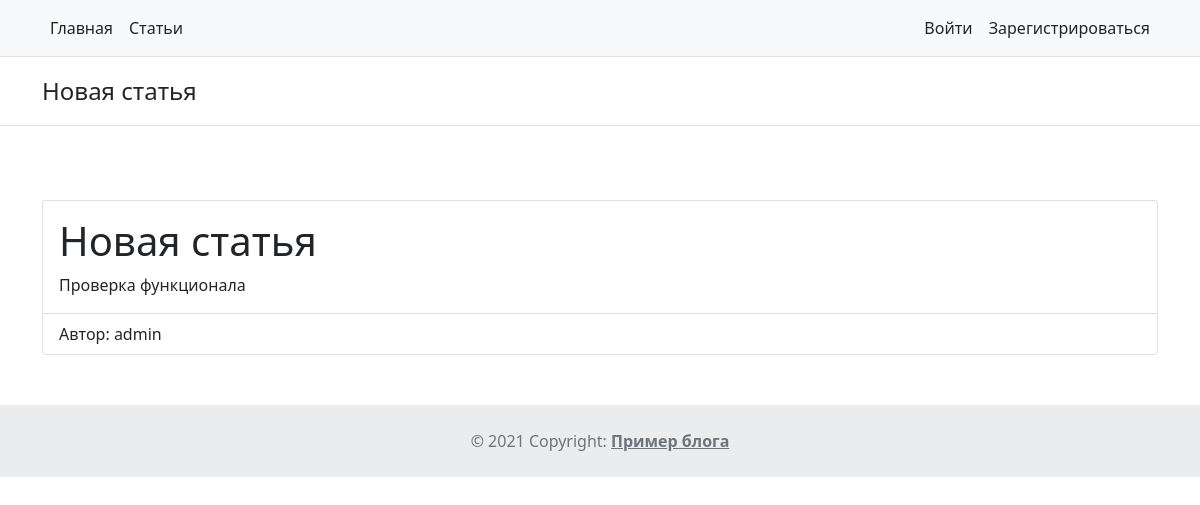
/articles/1/, run on the app's committed database.
### tables this page shows
CREATE TABLE `articles` (
  `id` int NOT NULL,
  `author_id` int NOT NULL,
  `name` varchar(255) NOT NULL,
  `text` text NOT NULL,
  `created_at` datetime NOT NULL DEFAULT CURRENT_TIMESTAMP
);

CREATE TABLE `users` (
  `id` int NOT NULL,
  `login` varchar(128) NOT NULL,
  `email` varchar(255) NOT NULL,
  `role` enum('admin','user') NOT NULL,
  `password_hash` varchar(255) NOT NULL,
  `auth_token` varchar(255) NOT NULL,
  `created_at` datetime NOT NULL DEFAULT CURRENT_TIMESTAMP
);

### src/MyProject/Controllers/ArticlesController.php (called while the page is built, shortened)
<?php
class ArticlesController extends AbstractController
{
    public function view(int $articleId): void
    {
        $article = Article::getById($articleId);
		$page = FeaturesPageService::postDataPage(array('title' => $article->getName() , 'description' => 'Описание страницы просмотра статьи', 'key' => 'Ключевые, слова, полного, просмотра'));
        $this->view->renderHtml('articles/view.php', [
            'article' => $article, 'features_page' => $page
        ]);
    }
}
?>

### index.php (called while the page is built, shortened)
<?php
try {
    $route = $_GET['route'] ?? '';
    $routes = require __DIR__ . '/src/routes.php';
    foreach ($routes as $pattern => $controllerAndAction) {
        preg_match($pattern, $route, $matches);
        if (!empty($matches)) {
            break;
        }
    }
    unset($matches[0]);
    $actionName = $controllerAndAction[1];
    $controller = new $controllerName();
    $controller->$actionName(...$matches);
} catch (\MyProject\Exceptions\DbException $e) {
    $view = new \MyProject\View\View(__DIR__ . '/templates/errors');
    $view->renderHtml('500.php', ['error' => $e->getMessage()], 500);
} catch (\MyProject\Exceptions\NotFoundException $e) {
    $view = new \MyProject\View\View(__DIR__ . '/templates/errors');
    $view->renderHtml('404.php', ['error' => $e->getMessage()], 404);
} catch (\MyProject\Exceptions\UnauthorizedException $e) {
    $view = new \MyProject\View\View(__DIR__ . '/templates/errors');
    $view->renderHtml('401.php', ['error' => $e->getMessage()], 401);
}
?>

### src/settings.php (called while the page is built)
<?php
return [
    'db' => [
        'host' => 'localhost',
        'dbname' => 'test',
        'user' => 'root',
        'password' => 'root',
    ]
];
?>

### src/MyProject/Services/Db.php (called while the page is built, shortened)
<?php
class Db
{
    private static $instance;
    private $pdo;
    private function __construct()
    {
        $dbOptions = (require __DIR__ . '/../../settings.php')['db'];
        try {
            $this->pdo = new \PDO(
                'mysql:host=' . $dbOptions['host'] . ';dbname=' . $dbOptions['dbname'],
                $dbOptions['user'],
                $dbOptions['password']
            );
            $this->pdo->exec('SET NAMES UTF8');
        } catch (\PDOException $e) {
            throw new DbException('Ошибка при подключении к базе данных: ' . $e->getMessage());
        }
    }
    public function query(string $sql, array $params = [], string $className = 'stdClass'): ?array
    {
        $sth = $this->pdo->prepare($sql);
        $result = $sth->execute($params);
        return $sth->fetchAll(\PDO::FETCH_CLASS, $className);
    }
    public static function getInstance(): self
    {
        if (self::$instance === null) {
            self::$instance = new self();
        }
        return self::$instance;
    }
}
?>

### src/MyProject/Models/ActiveRecordEntity.php (called while the page is built, shortened)
<?php
abstract class ActiveRecordEntity
{
    private function underscoreToCamelCase(string $source): string
    {
        return lcfirst(str_replace('_', '', ucwords($source, '_')));
    }
    public static function getById(int $id): ?self
    {
        $db = $db = Db::getInstance();
        $entities = $db->query(
            'SELECT * FROM `' . static::getTableName() . '` WHERE id=:id;',
            [':id' => $id],
            static::class
        );
        return $entities ? $entities[0] : null;
    }
}
?>

### src/MyProject/Models/Articles/Article.php (called while the page is built, shortened)
<?php
class Article extends ActiveRecordEntity
{
    protected $name;
    protected $text;
    protected $authorId;
    public function getName(): string
    {
        return $this->name;
    }
    public function getText(): string
    {
        return $this->text;
    }
    public function getAuthor(): User
    {
        return User::getById($this->authorId);
    }
    protected static function getTableName(): string
    {
        return 'articles';
    }
}
?>

### src/MyProject/Models/Users/User.php (called while the page is built, shortened)
<?php
class User extends ActiveRecordEntity
{
    protected $login;
    public function getLogin(): string
    {
        return $this->login;
    }
    protected static function getTableName(): string
    {
        return 'users';
    }
}
?>

### templates/articles/view.php (the view)
<?php include __DIR__ . '/../header.php'; ?>
	<div class="card">
	  <div class="card-body">
		<h1 class="card-title"><?= $article->getName() ?></h1>
		<p class="card-text"><?= $article->getText() ?></p>
	  </div>
	  <ul class="list-group list-group-flush">
		<li class="list-group-item">Автор: <?= $article->getAuthor()->getLogin() ?></li>
	  </ul>
	</div>
<?php include __DIR__ . '/../footer.php'; ?>

### data on the page
articles: name "Новая статья", text "Проверка функционала", author.login "admin"

### other printed values
$features_page->getTitle() "Новая статья"
